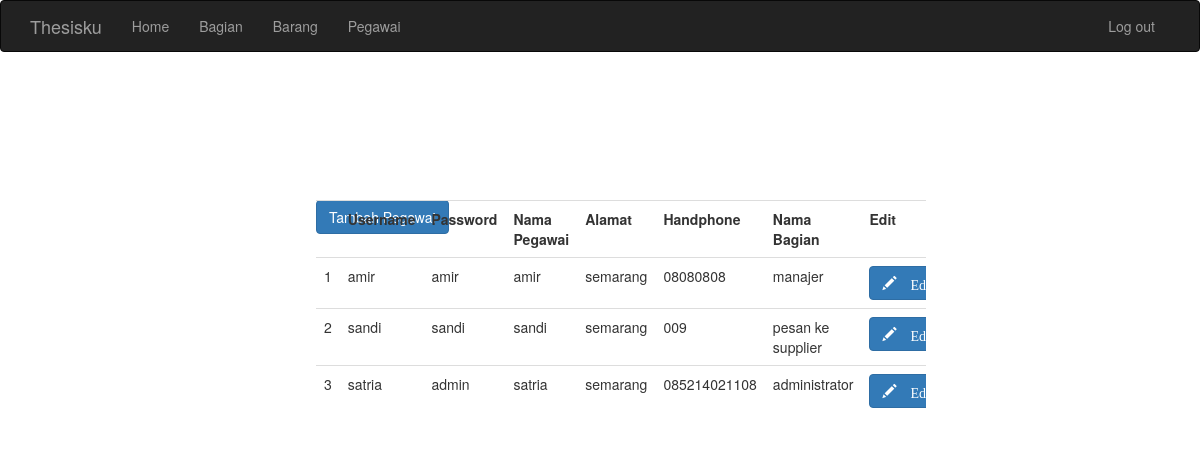
Page /admin/pegawai/index.php on the committed database.
### tables this page shows
CREATE TABLE `pegawai` (
  `id_pegawai` int(16) NOT NULL,
  `username` varchar(32) NOT NULL,
  `password` varchar(16) NOT NULL,
  `nama_pegawai` varchar(32) NOT NULL,
  `alamat_pegawai` varchar(64) NOT NULL,
  `hp_pegawai` varchar(16) NOT NULL,
  `id_bagian` int(8) NOT NULL
);

CREATE TABLE `bagian` (
  `id_bagian` int(8) NOT NULL,
  `nama_bagian` varchar(32) NOT NULL
);

### class/pegawai.php (called while the page is built, shortened)
<?php
	class pegawai
	{
		function PegawaiList ()
		{
			$conn = mysqli_connect("localhost", "root", "", 'eoq_tk4');
			$sqlPegawaiList = mysqli_query ($conn, "SELECT id_pegawai, username, password, nama_pegawai, alamat_pegawai, hp_pegawai, nama_bagian FROM pegawai NATURAL JOIN bagian ORDER BY nama_pegawai ASC ");
			while ($row = mysqli_fetch_array ($sqlPegawaiList))
			{
				$data [] = $row;
			}
			return $data;
		}
	}
?>

### admin/pegawai/pegawai_konek.php (called while the page is built, shortened)
<?php
include "../../class/pegawai.php";
	$PegawaiList = new pegawai();
	$PegawaiList->PegawaiList();
	$DaftarPegawai = $PegawaiList->PegawaiList();
?>

### admin/pegawai/pegawai_tabel.php (the view, shortened to what this page needs)
<div class="container-fluid">
	<div class="row">
        <div class="col-md-8 col-md-offset-2">
            <div class="table-responsive">
                <table class="table">
                    <tr>
                        <th> </th>
                        <th> Username </th>
                        <th> Password </th>
                        <th> Nama Pegawai </th>
                        <th> Alamat </th>
                        <th> Handphone </th>
                        <th> Nama Bagian </th>
                        <th> Edit </th>
                    </tr>
                    <tr>
                    <?php
                        foreach ($DaftarPegawai as $key => $data) {
                    ?>
                        <td> <?php echo $key+1 ?> </td>
                        <td> <?php echo $data["username"] ?> </td>
                        <td> <?php echo $data["password"] ?> </td>
                        <td> <?php echo $data["nama_pegawai"] ?> </td>
                        <td> <?php echo $data["alamat_pegawai"] ?> </td>
                        <td> <?php echo $data["hp_pegawai"] ?> </td>
                        <td> <?php echo $data["nama_bagian"] ?> </td>
                        <td>
                            <a href="pegawai_form_edit.php?id=<?php echo $data['id_pegawai'] ?>">
                            <button type="button" class="btn btn-primary">
                                <span class="glyphicon glyphicon-pencil">
                                    Edit
                                </span>
                            </button>
                            </a>
                        </td>
                        </tr>
                        <?php
                        }
                    ?>
                </table>
            </div>
        </div>
	</div>
</div>

### rows in the picture
pegawai: username "amir", password "amir", nama_pegawai "amir", alamat_pegawai "semarang", hp_pegawai "08080808", id_bagian.nama_bagian "manajer"
pegawai: username "sandi", password "sandi", nama_pegawai "sandi", alamat_pegawai "semarang", hp_pegawai "009", id_bagian.nama_bagian "pesan ke supplier"
pegawai: username "satria", password "admin", nama_pegawai "satria", alamat_pegawai "semarang", hp_pegawai "085214021108", id_bagian.nama_bagian "administrator"
